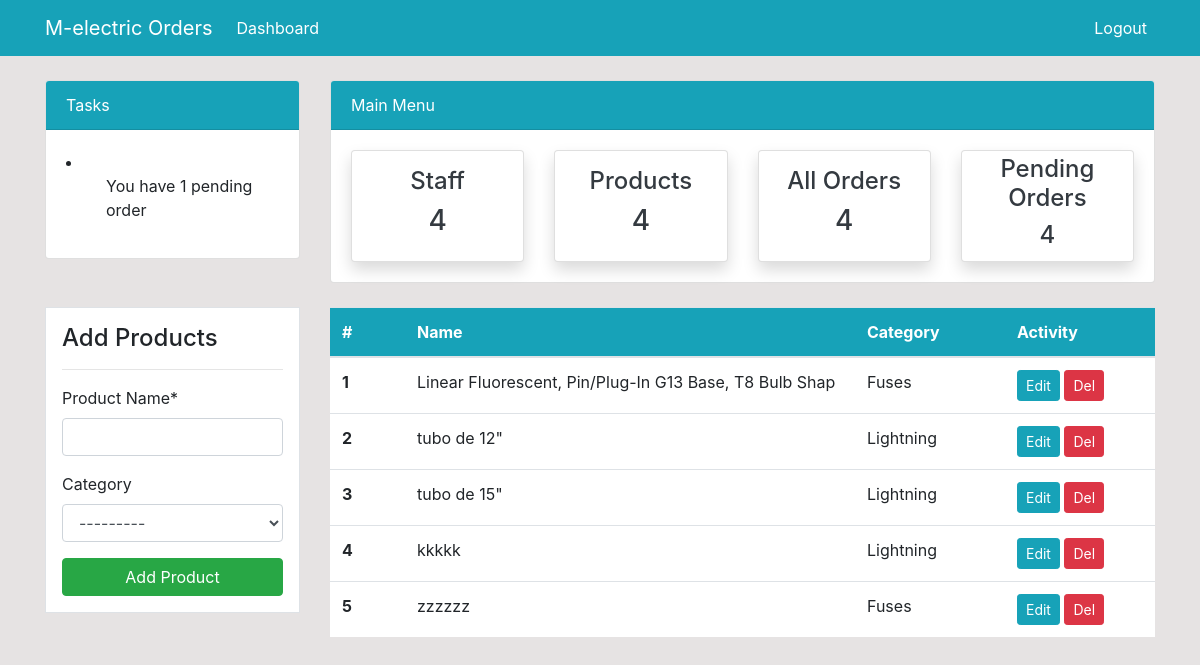
The page /products (signed in) on the database its author committed.
### dashboard/models.py (models this page shows, shortened)
class Product(models.Model):
	product_name = models.CharField('Product Name', max_length=100)
	category = models.ForeignKey(Category, blank=True, null=True, on_delete=models.CASCADE)

class Category(models.Model):
	category_name = models.CharField('Category', max_length=50)
	def __str__(self):
		return self.category_name

### dashboard/views.py (the view)
# urls.py: path('products', views.products, name='products'),
@login_required
def products(request):
    products_list = Product.objects.all()
    if request.method == 'POST':
        form = ProductForm(request.POST)
        if form.is_valid:
            form.save()
            return redirect('products')
    else:
        form = ProductForm()
    context = {
        'products_list': products_list,
        'form': form,
    }
    return render(request, 'dashboard/products.html', context)

### dashboard/forms.py
class ProductForm(forms.ModelForm):
    class Meta:
        model = Product
        fields = ['product_name','category']

### templates/dashboard/products.html (shortened to what this page needs)
{% extends 'partials/base.html' %}
{% load crispy_forms_tags %}
{% block content %}
{% include 'partials/topnav.html' %}
    <div class="container">
        <div class="row my-4">
            <div class="col-md-3">
                <div class="border bg-white p-3">
                    <h4>Add Products</h4>
                    <hr>
                    <form method="POST">
                        {{ form|crispy }}
                        <input class="btn btn-success btn-block" type="submit" value="Add Product">
                    </form>
                </div>
            </div>
            <div class="col-md-9">
                <table class="table bg-white">
                    <thead class="bg-info">
                        <tr class="text-white">
                            <th scope="col" class="col-1" >#</th>
                            <th scope="col" class="col-6">Name</th>
                            <th scope="col" class="col-2">Category</th>
                            <th scope="col" class="col-2">Activity</th>
                        </tr>
                    </thead>
                    <tbody>
                    {% for product in products_list %}
                        <tr>
                            <th scope="row">{{ forloop.counter }}</th>
                            <td>{{ product.product_name }}</td>
                            <td>{{ product.category }}</td>
                            <td>
                                <a class="btn btn-info btn-sm" href="{% url 'product-update' product.id %}">Edit</a>
                                <a class="btn btn-danger btn-sm" href="{% url 'product-delete' product.id %}">Del</a>
                            </td>
                        </tr>
                    {% endfor %}
                    </tbody>
                </table>
            </div>
        </div>
    </div>
{% endblock %}

### static/style.css (style rules this page uses)
body { background: rgb(230, 227, 227); }

### rows shown on the page
Product: product_name "Linear Fluorescent, Pin/Plug-In G13 Base, T8 Bulb Shap", category "Fuses"
Product: product_name "tubo de 12\"", category "Lightning"
Product: product_name "tubo de 15\"", category "Lightning"
Product: product_name "kkkkk", category "Lightning"
Product: product_name "zzzzzz", category "Fuses"
